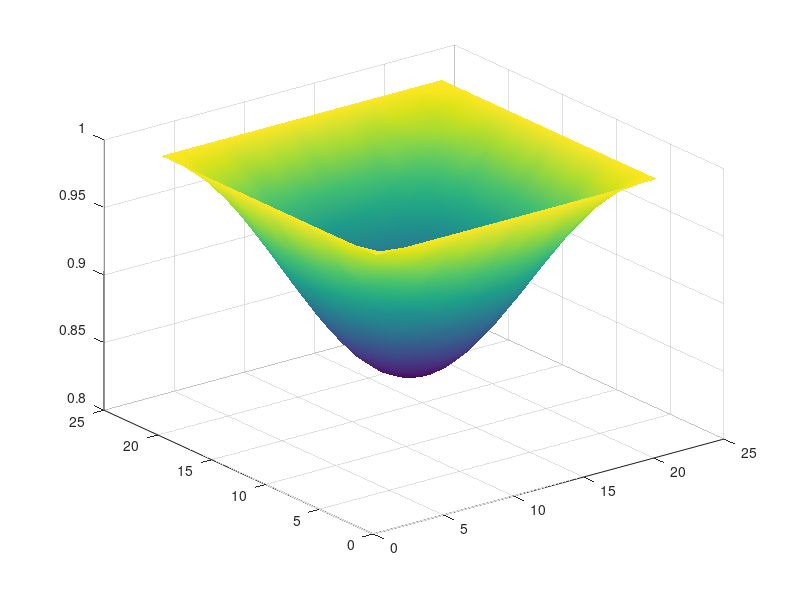

Source code (MATLAB): (Note: this script raises an error after producing the figure.)
% Auto-generated MATLAB script
field = [ ...
    1.00000000E+00   1.00000000E+00   1.00000000E+00   1.00000000E+00   1.00000000E+00   1.00000000E+00   1.00000000E+00   1.00000000E+00   1.00000000E+00   1.00000000E+00   1.00000000E+00   1.00000000E+00   1.00000000E+00   1.00000000E+00   1.00000000E+00   1.00000000E+00   1.00000000E+00   1.00000000E+00   1.00000000E+00   1.00000000E+00   1.00000000E+00; ...
    1.00000000E+00   9.96245444E-01   9.92583930E-01   9.89104033E-01   9.85894144E-01   9.83029604E-01   9.80585575E-01   9.78616595E-01   9.77177501E-01   9.76296782E-01   9.76003170E-01   9.76296782E-01   9.77177501E-01   9.78616595E-01   9.80585575E-01   9.83029604E-01   9.85894144E-01   9.89104033E-01   9.92583930E-01   9.96245444E-01   1.00000000E+00; ...
    1.00000000E+00   9.92583930E-01   9.85349476E-01   9.78478134E-01   9.72133696E-01   9.66479838E-01   9.61646438E-01   9.57763314E-01   9.54913735E-01   9.53181088E-01   9.52593982E-01   9.53181088E-01   9.54913735E-01   9.57763314E-01   9.61646438E-01   9.66479838E-01   9.72133696E-01   9.78478134E-01   9.85349476E-01   9.92583930E-01   1.00000000E+00; ...
    1.00000000E+00   9.89104033E-01   9.78478134E-01   9.68379200E-01   9.59063947E-01   9.50750828E-01   9.43657994E-01   9.37944114E-01   9.33767617E-01   9.31211710E-01   9.30359781E-01   9.31211710E-01   9.33767617E-01   9.37944114E-01   9.43657994E-01   9.50750828E-01   9.59063947E-01   9.68379200E-01   9.78478134E-01   9.89104033E-01   1.00000000E+00; ...
    1.00000000E+00   9.85894144E-01   9.72133696E-01   9.59063947E-01   9.46996391E-01   9.36242402E-01   9.27048922E-01   9.19663012E-01   9.14242923E-01   9.10947263E-01   9.09830511E-01   9.10947263E-01   9.14242923E-01   9.19663012E-01   9.27048922E-01   9.36242402E-01   9.46996391E-01   9.59063947E-01   9.72133696E-01   9.85894144E-01   1.00000000E+00; ...
    1.00000000E+00   9.83029604E-01   9.66479838E-01   9.50750828E-01   9.36242402E-01   9.23294663E-01   9.12247777E-01   9.03348386E-01   8.96843553E-01   8.92862737E-01   8.91535878E-01   8.92862737E-01   8.96843553E-01   9.03348386E-01   9.12247777E-01   9.23294663E-01   9.36242402E-01   9.50750828E-01   9.66479838E-01   9.83029604E-01   1.00000000E+00; ...
    1.00000000E+00   9.80585575E-01   9.61646438E-01   9.43657994E-01   9.27048922E-01   9.12247777E-01   8.99594426E-01   8.89428854E-01   8.81968975E-01   8.77433062E-01   8.75895977E-01   8.77433062E-01   8.81968975E-01   8.89428854E-01   8.99594426E-01   9.12247777E-01   9.27048922E-01   9.43657994E-01   9.61646438E-01   9.80585575E-01   1.00000000E+00; ...
    1.00000000E+00   9.78616595E-01   9.57763314E-01   9.37944114E-01   9.19663012E-01   9.03348386E-01   8.89428854E-01   8.78215313E-01   8.70018899E-01   8.65002930E-01   8.63331020E-01   8.65002930E-01   8.70018899E-01   8.78215313E-01   8.89428854E-01   9.03348386E-01   9.19663012E-01   9.37944114E-01   9.57763314E-01   9.78616595E-01   1.00000000E+00; ...
    1.00000000E+00   9.77177501E-01   9.54913735E-01   9.33767617E-01   9.14242923E-01   8.96843553E-01   8.81968975E-01   8.70018899E-01   8.61249566E-01   8.55917335E-01   8.54110479E-01   8.55917335E-01   8.61249566E-01   8.70018899E-01   8.81968975E-01   8.96843553E-01   9.14242923E-01   9.33767617E-01   9.54913735E-01   9.77177501E-01   1.00000000E+00; ...
    1.00000000E+00   9.76296782E-01   9.53181088E-01   9.31211710E-01   9.10947263E-01   8.92862737E-01   8.77433062E-01   8.65002930E-01   8.55917335E-01   8.50357294E-01   8.48503828E-01   8.50357294E-01   8.55917335E-01   8.65002930E-01   8.77433062E-01   8.92862737E-01   9.10947263E-01   9.31211710E-01   9.53181088E-01   9.76296782E-01   1.00000000E+00; ...
    1.00000000E+00   9.76003170E-01   9.52593982E-01   9.30359781E-01   9.09830511E-01   8.91535878E-01   8.75895977E-01   8.63331020E-01   8.54110479E-01   8.48503828E-01   8.46604109E-01   8.48503828E-01   8.54110479E-01   8.63331020E-01   8.75895977E-01   8.91535878E-01   9.09830511E-01   9.30359781E-01   9.52593982E-01   9.76003170E-01   1.00000000E+00; ...
    1.00000000E+00   9.76296782E-01   9.53181088E-01   9.31211710E-01   9.10947263E-01   8.92862737E-01   8.77433062E-01   8.65002930E-01   8.55917335E-01   8.50357294E-01   8.48503828E-01   8.50357294E-01   8.55917335E-01   8.65002930E-01   8.77433062E-01   8.92862737E-01   9.10947263E-01   9.31211710E-01   9.53181088E-01   9.76296782E-01   1.00000000E+00; ...
    1.00000000E+00   9.77177501E-01   9.54913735E-01   9.33767617E-01   9.14242923E-01   8.96843553E-01   8.81968975E-01   8.70018899E-01   8.61249566E-01   8.55917335E-01   8.54110479E-01   8.55917335E-01   8.61249566E-01   8.70018899E-01   8.81968975E-01   8.96843553E-01   9.14242923E-01   9.33767617E-01   9.54913735E-01   9.77177501E-01   1.00000000E+00; ...
    1.00000000E+00   9.78616595E-01   9.57763314E-01   9.37944114E-01   9.19663012E-01   9.03348386E-01   8.89428854E-01   8.78215313E-01   8.70018899E-01   8.65002930E-01   8.63331020E-01   8.65002930E-01   8.70018899E-01   8.78215313E-01   8.89428854E-01   9.03348386E-01   9.19663012E-01   9.37944114E-01   9.57763314E-01   9.78616595E-01   1.00000000E+00; ...
    1.00000000E+00   9.80585575E-01   9.61646438E-01   9.43657994E-01   9.27048922E-01   9.12247777E-01   8.99594426E-01   8.89428854E-01   8.81968975E-01   8.77433062E-01   8.75895977E-01   8.77433062E-01   8.81968975E-01   8.89428854E-01   8.99594426E-01   9.12247777E-01   9.27048922E-01   9.43657994E-01   9.61646438E-01   9.80585575E-01   1.00000000E+00; ...
    1.00000000E+00   9.83029604E-01   9.66479838E-01   9.50750828E-01   9.36242402E-01   9.23294663E-01   9.12247777E-01   9.03348386E-01   8.96843553E-01   8.92862737E-01   8.91535878E-01   8.92862737E-01   8.96843553E-01   9.03348386E-01   9.12247777E-01   9.23294663E-01   9.36242402E-01   9.50750828E-01   9.66479838E-01   9.83029604E-01   1.00000000E+00; ...
    1.00000000E+00   9.85894144E-01   9.72133696E-01   9.59063947E-01   9.46996391E-01   9.36242402E-01   9.27048922E-01   9.19663012E-01   9.14242923E-01   9.10947263E-01   9.09830511E-01   9.10947263E-01   9.14242923E-01   9.19663012E-01   9.27048922E-01   9.36242402E-01   9.46996391E-01   9.59063947E-01   9.72133696E-01   9.85894144E-01   1.00000000E+00; ...
    1.00000000E+00   9.89104033E-01   9.78478134E-01   9.68379200E-01   9.59063947E-01   9.50750828E-01   9.43657994E-01   9.37944114E-01   9.33767617E-01   9.31211710E-01   9.30359781E-01   9.31211710E-01   9.33767617E-01   9.37944114E-01   9.43657994E-01   9.50750828E-01   9.59063947E-01   9.68379200E-01   9.78478134E-01   9.89104033E-01   1.00000000E+00; ...
    1.00000000E+00   9.92583930E-01   9.85349476E-01   9.78478134E-01   9.72133696E-01   9.66479838E-01   9.61646438E-01   9.57763314E-01   9.54913735E-01   9.53181088E-01   9.52593982E-01   9.53181088E-01   9.54913735E-01   9.57763314E-01   9.61646438E-01   9.66479838E-01   9.72133696E-01   9.78478134E-01   9.85349476E-01   9.92583930E-01   1.00000000E+00; ...
    1.00000000E+00   9.96245444E-01   9.92583930E-01   9.89104033E-01   9.85894144E-01   9.83029604E-01   9.80585575E-01   9.78616595E-01   9.77177501E-01   9.76296782E-01   9.76003170E-01   9.76296782E-01   9.77177501E-01   9.78616595E-01   9.80585575E-01   9.83029604E-01   9.85894144E-01   9.89104033E-01   9.92583930E-01   9.96245444E-01   1.00000000E+00; ...
    1.00000000E+00   1.00000000E+00   1.00000000E+00   1.00000000E+00   1.00000000E+00   1.00000000E+00   1.00000000E+00   1.00000000E+00   1.00000000E+00   1.00000000E+00   1.00000000E+00   1.00000000E+00   1.00000000E+00   1.00000000E+00   1.00000000E+00   1.00000000E+00   1.00000000E+00   1.00000000E+00   1.00000000E+00   1.00000000E+00   1.00000000E+00 ];

% Surface plot (auto-generated)
[ny, nx] = size(field);
[X, Y] = meshgrid(1:nx, 1:ny);
fig = figure('Color','w');
ax = axes('Parent', fig);
h = surf(ax, X, Y, field);
shading(ax, 'interp');
colormap(ax, parula);
cb = colorbar(ax);
cb.Label.String = 'field value';
grid(ax, 'on');
box(ax, 'on');
axis(ax, 'tight');
view(ax, 45, 30);
xlabel(ax, 'i (x index)');
ylabel(ax, 'j (y index)');
zlabel(ax, 'field');
title(ax, sprintf('field (%d x %d)', ny, nx));
set(ax, 'FontSize', 12, 'LineWidth', 1);
set(h, 'EdgeColor', 'k');
drawnow;
